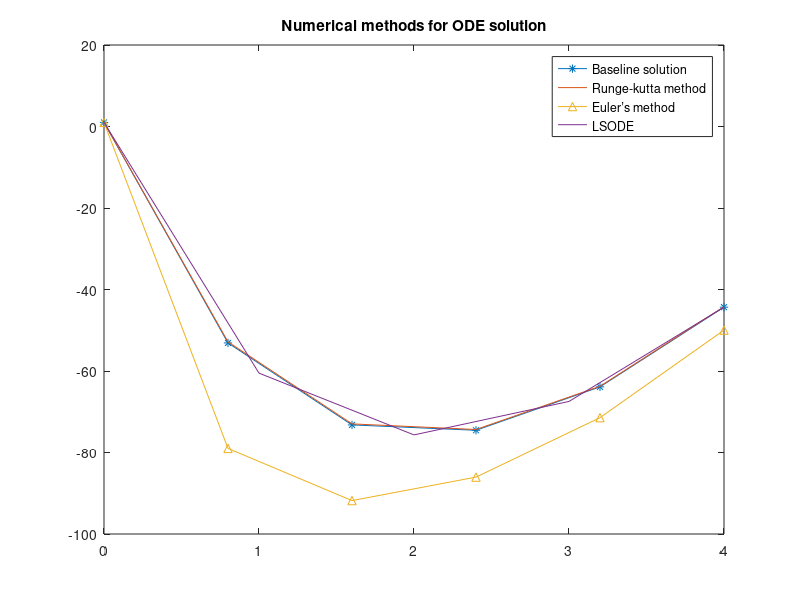

Write the MATLAB code that produced this figure.
clear;

function yD = my_function(y, x)
  yD = 5 * x^2 - 99 + x - y;
endfunction


function [x, y] = RungeKuttaMethod(f,X,x0,y0,steps)
% Runge Kutta's Method  
% f is a given function
% x0 is an initial value of x 
% y0 is an initial value of y 
% steps is a number of steps
  delta = (X-x0)/steps;
  x = x0:delta:X; 
  y(1) = y0;
  for i=1:(length(x)-1) 
    m1 = f(y(i),x(i)); 
    m2 = f(y(i)+0.5*delta*m1, x(i)+0.5*delta); 
    m3 = f((y(i)+0.5*delta*m2), (x(i)+0.5*delta)); 
    m4 = f((y(i)+m3*delta), (x(i)+delta)); 
    y(i+1) = y(i) + (1/6)*(m1+2*m2+2*m3+m4)*delta;
  end;
endfunction

function [x, y] = BaselineSolution(h,x0,X,y0)
% Baseline exact solution 
% X is an end of the interval
% x0 is an initial value of x 
% y0 is an initial value of y 
% h is number of steps
  delta=(X-x0)/h;
  c = (y0 -5*x0^2 + 9 * x0 + 90) / exp(-x0)
  x(1)=x0;
  y(1)=y0;
  for i=1:h
    x(i+1)=x(i)+delta;
    y(i+1)=c * exp(-(x(i+1))) +5*x(i+1)^2 - 9*x(i+1)-90;
end;
end

function [x, y]=EulersMethod(f, X,x0,y0, h)
% Eulers Method  
% f is a given function
% X is an end of the interval
% x0 is an initial value of x 
% y0 is an initial value of y 
% h is number of steps
  delta=(X-x0)/h;
  x(1)=x0;
  y(1)=y0;
  for i=1:h
    x(i+1)=x(i)+delta;
    y(i+1)=y(i)+delta*f(y(i),x(i));
end;
end

function [x, errors] =Error(baseline, method, steps, x0, X, y0)
% Error calcaulation depending on a step size 
% method is a given function
% X is an end of the interval
% x0 is an initial value of x 
% y0 is an initial value of y 
% steps is a maximal number of steps
  errors(1) = 0
  delta = 0.2;
  x = 1:0.2:steps; 
  for i=1:(length(x))
    [xB, yB]=baseline(i,x0,X,y0);
    [xM,yM]=method(@my_function,X,x0,y0,i)
    current_error = abs(yM-yB)
    errors(i) = sum(current_error)
  end
end
   

function main()
    x0 = 0;
    y0=1;
    X = 4;
    steps = 5;
     
    xS = linspace(x0, X, steps)
    yS = lsode('my_function', y0, xS);
    [xE,yE]=EulersMethod(@my_function,X,x0,y0,steps)
    [xR,yR]=RungeKuttaMethod(@my_function,X,x0,y0,steps)
    [xB, yB]=BaselineSolution(steps,x0,X,y0);
    plot(xB, yB, '-*', xR, yR, '-', xE, yE, '-^', xS, yS, '-')
    legend("Baseline solution", "Runge-kutta method", "Euler’s method",  "LSODE")
    title("Numerical methods for ODE solution")
    
    %Plotting the errors depending on a step sizeq
    %[stepsErrors, E] = Error(@BaselineSolution, @RungeKuttaMethod, 5, x0, X, y0)
    %[stepsErrorsEulers, ErrorEuler] = Error(@BaselineSolution, @EulersMethod, 5, x0, X, y0)
    %plot(stepsErrors, E, '-*', stepsErrorsEulers, ErrorEuler, '-')
    %title("Errors for Runge-Kutta's adn Euler's methods for ODE solution depending on step size")
    
end

main